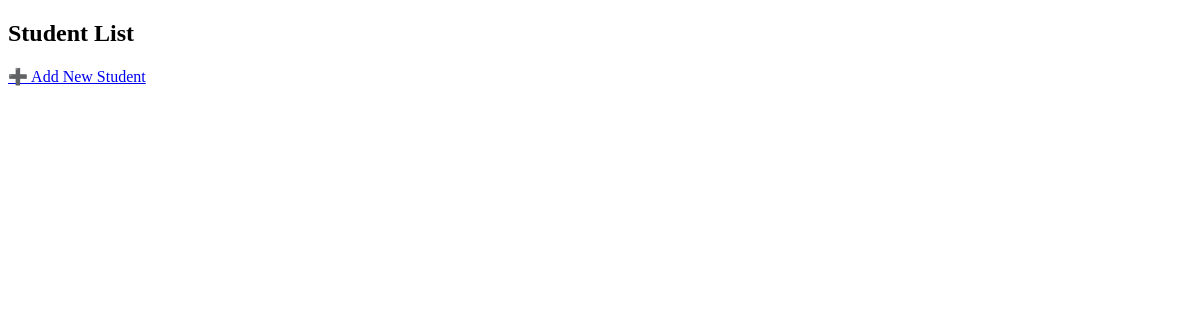
/student_management/index.php, run on an earlier commit of the app's database.
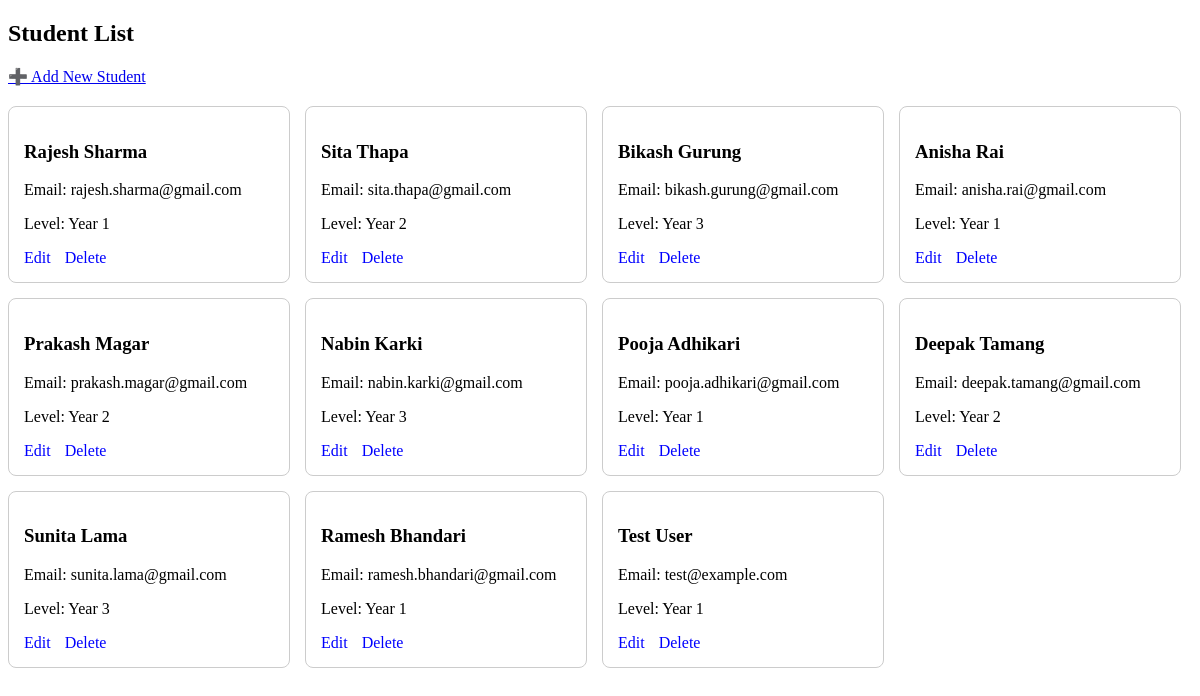
And on a later commit of the database.
### tables this page shows
CREATE TABLE `student` (
  `StudentID` int(11) NOT NULL COMMENT 'Auto-incremented unique identifier for each student',
  `StudentName` varchar(100) DEFAULT NULL COMMENT 'Full anme of the student',
  `Email` varchar(100) NOT NULL COMMENT 'Unique email address used for login',
  `Level` varchar(100) DEFAULT NULL COMMENT 'Academic level e.g. Year 1, Year 2, Postgraduate',
  `DateOfBirth` date DEFAULT NULL COMMENT 'Date of birth of student',
  `DateEnrolled` datetime DEFAULT NULL COMMENT 'The date the student was registered on the system',
  `IsActive` tinyint(1) DEFAULT NULL COMMENT 'TRUE if student account is active, FALSE if deactivated'
);

### models/Student.php (called while the page is built, shortened)
<?php
require_once __DIR__ . '/../database/db.php';
class Student
{
    private $conn;
    public function __construct()
    {
        $db = new Database();
        $this->conn = $db->connect();
    }
    public function getAll(){
        $sql= "SELECT * FROM student";
        $result = $this->conn->query($sql);
       $this->conn->query($sql);
       return $result;
    }
}

### database/db.php (called while the page is built)
<?php
class Database {
    private $host = "localhost";
    private $user = "root";
    private $pass = "";
    private $db   = "student_record_system";
    public function connect() {
        return new mysqli($this->host, $this->user, $this->pass, $this->db);
    }
}
?>

### controllers/StudentController.php (called while the page is built, shortened)
<?php
require_once __DIR__ . '/../models/Student.php';
class StudentController
{
    private $student;
    public function __construct()
    {
        $this->student = new Student();
    }
    public function index()
    {
        return $this->student->getAll();
    }
}

### student_management/index.php (the view, shortened to what this page needs)
<?php
require_once '../controllers/StudentController.php';
$controller = new StudentController();
$students = $controller->index();
?>
<!DOCTYPE html>
<html>
<head>
<link rel="stylesheet" href="student.css">
</head>
<body>
    <h2>Student List</h2>
    <a href="add.php" style="display:inline-block; margin-bottom:20px;">
    ➕ Add New Student
</a>
    <div class="card-container">
        <?php while ($row = $students->fetch_assoc()): ?>
            <div class="card">
                <h3><?= htmlspecialchars($row['StudentName']) ?></h3>
                <p>Email: <?= htmlspecialchars($row['Email']) ?></p>
                <p>Level: <?= htmlspecialchars($row['Level']) ?></p>
                <div class="actions">
                    <a href="edit.php?id=<?= $row['StudentID'] ?>">Edit</a>
                    <a href="delete.php?id=<?= $row['StudentID'] ?>">Delete</a>
                </div>
            </div>
        <?php endwhile; ?>
    </div>
</body>
</html>

### student_management/student.css (style rules this page uses)
.card-container { display: flex; flex-wrap: wrap; gap: 15px; }
.card { border: 1px solid #ccc; padding: 15px; width: 250px; border-radius: 8px; }
.actions a { margin-right: 10px; text-decoration: none; color: blue; }

What changed in the data, as far as the page shows it:
added student: StudentName "Rajesh Sharma", Email "rajesh.sharma@gmail.com", Level "Year 1"
added student: StudentName "Sita Thapa", Email "sita.thapa@gmail.com", Level "Year 2"
added student: StudentName "Bikash Gurung", Email "bikash.gurung@gmail.com", Level "Year 3"
added student: StudentName "Anisha Rai", Email "anisha.rai@gmail.com", Level "Year 1"
added student: StudentName "Prakash Magar", Email "prakash.magar@gmail.com", Level "Year 2"
added student: StudentName "Nabin Karki", Email "nabin.karki@gmail.com", Level "Year 3"
added student: StudentName "Pooja Adhikari", Email "pooja.adhikari@gmail.com", Level "Year 1"
added student: StudentName "Deepak Tamang", Email "deepak.tamang@gmail.com", Level "Year 2"
added student: StudentName "Sunita Lama", Email "sunita.lama@gmail.com", Level "Year 3"
added student: StudentName "Ramesh Bhandari", Email "ramesh.bhandari@gmail.com", Level "Year 1"
added student: StudentName "Test User", Email "test@example.com", Level "Year 1"
